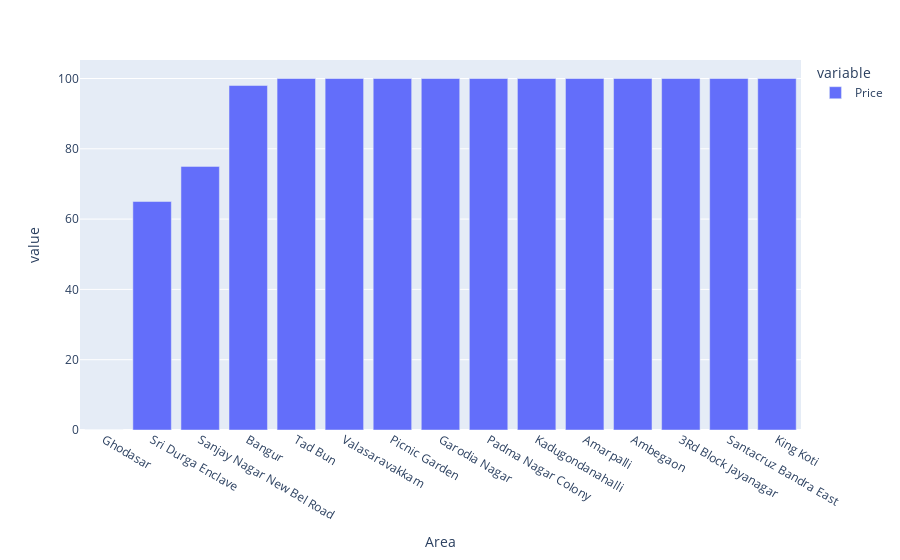

Write notebook code for a chart like this one.
### Code cell
df6=df10.groupby('Area')['Price'].mean().sort_values().head(15)
fig=px.bar(df6)
fig.show()
fig.write_image("Area vs Price.png")

### Figure 1 — Plotly figure (JSON) as saved in the notebook; plotly's stock layout.template omitted (floating-point values rounded to 4 significant figures)
{"data": [{"alignmentgroup": "True", "hovertemplate": "variable=Price<br>Area=%{x}<br>value=%{y}<extra></extra>", "legendgroup": "Price", "marker": {"color": "#636efa", "pattern": {"shape": ""}}, "name": "Price", "offsetgroup": "Price", "orientation": "v", "showlegend": true, "textposition": "auto", "type": "bar", "x": ["Ghodasar", "Sri Durga Enclave", "Sanjay Nagar New Bel Road", "Bangur", "Tad Bun", "Valasaravakkam", "Picnic Garden", "Garodia Nagar", "Padma Nagar Colony", "Kadugondanahalli", "Amarpalli", "Ambegaon", "3Rd Block Jayanagar", "Santacruz Bandra East", "King Koti"], "xaxis": "x", "y": [0, 65, 75, 98, 100, 100, 100, 100, 100, 100, 100, 100, 100, 100, 100], "yaxis": "y"}], "layout": {"barmode": "relative", "legend": {"title": {"text": "variable"}, "tracegroupgap": 0}, "margin": {"t": 60}, "xaxis": {"anchor": "y", "domain": [0, 1], "title": {"text": "Area"}}, "yaxis": {"anchor": "x", "domain": [0, 1], "title": {"text": "value"}}}}
